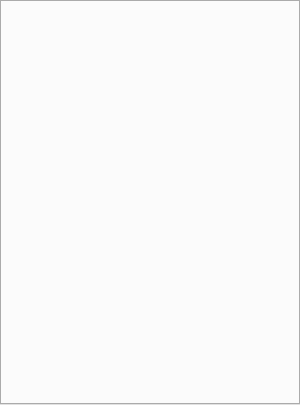
<?xml version="1.0" encoding="UTF-8"?>
<ui version="4.0">
 <class>model_manager</class>
 <widget class="QWidget" name="model_manager">
  <property name="geometry">
   <rect>
    <x>0</x>
    <y>0</y>
    <width>300</width>
    <height>405</height>
   </rect>
  </property>
  <property name="sizePolicy">
   <sizepolicy hsizetype="Preferred" vsizetype="Minimum">
    <horstretch>0</horstretch>
    <verstretch>0</verstretch>
   </sizepolicy>
  </property>
  <property name="minimumSize">
   <size>
    <width>0</width>
    <height>405</height>
   </size>
  </property>
  <property name="font">
   <font>
    <pointsize>9</pointsize>
   </font>
  </property>
  <property name="windowTitle">
   <string>Form</string>
  </property>
  <layout class="QGridLayout" name="gridLayout">
   <property name="leftMargin">
    <number>0</number>
   </property>
   <property name="topMargin">
    <number>0</number>
   </property>
   <property name="rightMargin">
    <number>0</number>
   </property>
   <property name="bottomMargin">
    <number>0</number>
   </property>
   <item row="0" column="0">
    <widget class="QTabWidget" name="tabs">
     <property name="sizePolicy">
      <sizepolicy hsizetype="Minimum" vsizetype="Expanding">
       <horstretch>0</horstretch>
       <verstretch>0</verstretch>
      </sizepolicy>
     </property>
     <property name="font">
      <font>
       <pointsize>9</pointsize>
      </font>
     </property>
     <property name="styleSheet">
      <string notr="true"/>
     </property>
     <property name="currentIndex">
      <number>-1</number>
     </property>
     <property name="tabsClosable">
      <bool>false</bool>
     </property>
     <property name="tabBarAutoHide">
      <bool>false</bool>
     </property>
    </widget>
   </item>
  </layout>
 </widget>
 <resources/>
 <connections/>
</ui>
